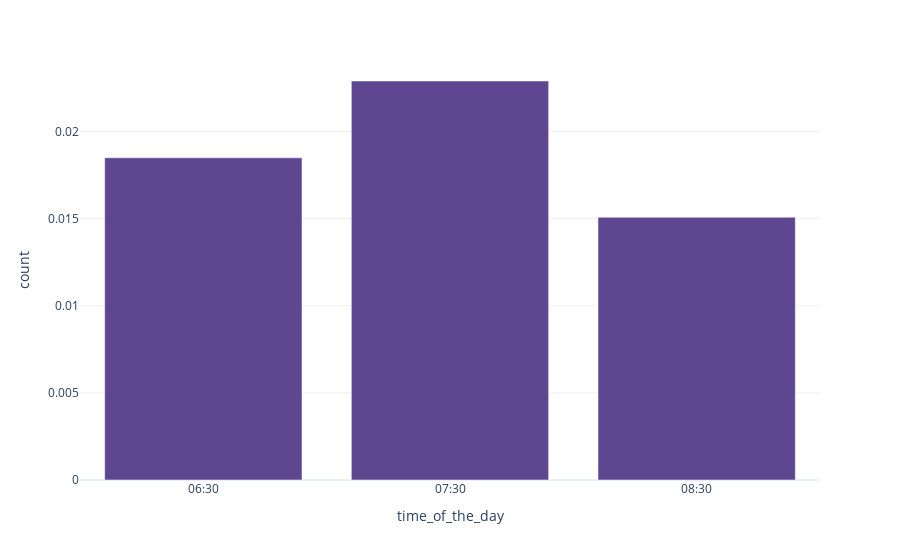

Here is the notebook cell this chart was saved with:
### Code cell
# Multiplier is 2min / (n_channel * 60min)
show_mentions_by_time_of_the_day(
    data_radio,freq = "1H",
    method = 2 / (data_radio["channel_name"].nunique() * 60 * n_days)
)

### Figure 1 — Plotly figure (JSON) as saved in the notebook; plotly's stock layout.template omitted (floating-point values rounded to 4 significant figures)
{"data": [{"alignmentgroup": "True", "hovertemplate": "time_of_the_day=%{x}<br>count=%{y}<extra></extra>", "legendgroup": "", "marker": {"color": "rgb(95, 70, 144)", "pattern": {"shape": ""}}, "name": "", "offsetgroup": "", "orientation": "v", "showlegend": false, "textposition": "auto", "type": "bar", "x": ["06:30", "07:30", "08:30"], "xaxis": "x", "y": [0.01849, 0.0229, 0.01507], "yaxis": "y"}], "layout": {"barmode": "relative", "legend": {"tracegroupgap": 0}, "margin": {"t": 60}, "xaxis": {"anchor": "y", "domain": [0, 1], "title": {"text": "time_of_the_day"}}, "yaxis": {"anchor": "x", "domain": [0, 1], "title": {"text": "count"}}}}
